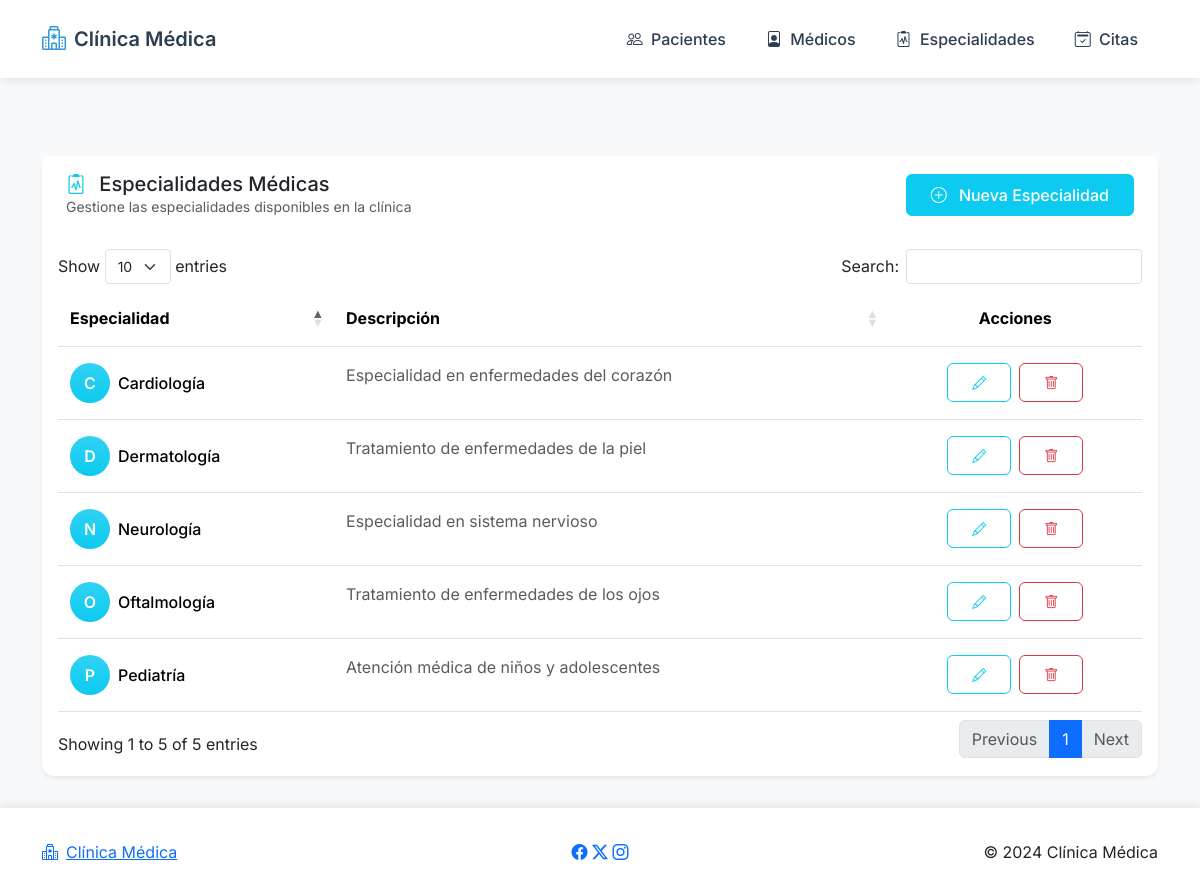
/index.php?controller=especialidad&action=index, run on the app's committed database.
### tables this page shows
CREATE TABLE especialidades (
    id_especialidad INT AUTO_INCREMENT NOT NULL,
    nombre_especialidad VARCHAR(50) NOT NULL,
    descripcion VARCHAR(200),
    estado TINYINT(1) DEFAULT 1,
    fecha_registro TIMESTAMP DEFAULT CURRENT_TIMESTAMP,
    PRIMARY KEY (id_especialidad)
);

### Controladores/EspecialidadController.php (called while the page is built, shortened)
<?php
require_once 'Modelos/Especialidad.php';
class EspecialidadController {
    private $especialidadModel;
    public function __construct() {
        $this->especialidadModel = new Especialidad();
    }
    public function index() {
        $especialidades = $this->especialidadModel->leer();
        require_once 'Vistas/especialidades/listar.php';
    }
}

### Modelos/Especialidad.php (called while the page is built, shortened)
<?php
require_once 'config/database.php';
class Especialidad {
    private $conn;
    private $table_name = "especialidades";
    public function __construct() {
        $database = new Database();
        $this->conn = $database->getConnection();
    }
    public function leer() {
        $query = "SELECT * FROM " . $this->table_name . "
                WHERE estado = 1
                ORDER BY nombre_especialidad";
        $stmt = $this->conn->prepare($query);
        $stmt->execute();
        return $stmt;
    }
}

### config/Database.php (called while the page is built, shortened)
<?php
class Database {
    private $host = 'localhost';
    private $db_name = 'l2_clinicaab123456';
    private $username = 'root';
    private $password = '';
    public function getConnection() {
        $this->conn = null;
        try {
            $this->conn = new PDO(
                "mysql:host=" . $this->host . ";dbname=" . $this->db_name,
                $this->username,
                $this->password
            );
            $this->conn->setAttribute(PDO::ATTR_ERRMODE, PDO::ERRMODE_EXCEPTION);
            $this->conn->exec("set names utf8");
        } catch(PDOException $e) {
            echo "Error de conexión: " . $e->getMessage();
        }
        return $this->conn;
    }
}

### Vistas/especialidades/listar.php (the view, shortened to what this page needs)
<?php require_once 'Vistas/templates/header.php'; ?>
<div class="container mt-5">
    <div class="row">
        <div class="col-12">
            <div class="card border-0 shadow-sm">
                <div class="card-header bg-white py-3">
                    <div class="d-flex justify-content-between align-items-center">
                        <div>
                            <h5 class="mb-0">
                                <i class="bi bi-clipboard2-pulse me-2 text-info"></i>
                                Especialidades Médicas
                            </h5>
                            <p class="text-muted small mb-0">Gestione las especialidades disponibles en la clínica</p>
                        </div>
                        <a href="index.php?controller=especialidad&action=crear"
                           class="btn btn-info text-white">
                            <i class="bi bi-plus-circle me-2"></i>
                            Nueva Especialidad
                        </a>
                    </div>
                </div>
                <div class="card-body">
                    <div class="table-responsive">
                        <table id="tablaEspecialidades" class="table table-hover">
                            <thead>
                                <tr>
                                    <th>Especialidad</th>
                                    <th>Descripción</th>
                                    <th class="text-center">Acciones</th>
                                </tr>
                            </thead>
                            <tbody>
                                <?php while ($row = $especialidades->fetch(PDO::FETCH_ASSOC)): ?>
                                    <tr>
                                        <td>
                                            <div class="d-flex align-items-center">
                                                <div class="avatar-circle bg-info bg-gradient text-white me-2">
                                                    <?php echo strtoupper(substr($row['nombre_especialidad'], 0, 1)); ?>
                                                </div>
                                                <span class="fw-medium"><?php echo htmlspecialchars($row['nombre_especialidad']); ?></span>
                                            </div>
                                        </td>
                                        <td>
                                            <p class="text-muted mb-0">
                                                <?php echo htmlspecialchars($row['descripcion'] ?: 'Sin descripción'); ?>
                                            </p>
                                        </td>
                                        <td>
                                            <div class="d-flex justify-content-center gap-2">
                                                <a href="index.php?controller=especialidad&action=editar&id=<?php echo $row['id_especialidad']; ?>"
                                                   class="btn btn-sm btn-outline-info"
                                                   data-bs-toggle="tooltip"
                                                   title="Editar especialidad">
                                                    <i class="bi bi-pencil"></i>
                                                </a>
                                                <button type="button"
                                                        class="btn btn-sm btn-outline-danger"
                                                        data-bs-toggle="modal"
                                                        data-bs-target="#deleteModal<?php echo $row['id_especialidad']; ?>"
                                                        title="Eliminar especialidad">
                                                    <i class="bi bi-trash"></i>
                                                </button>
                                            </div>
                                        </td>
                                    </tr>
                                <?php endwhile; ?>
                            </tbody>
                        </table>
                    </div>
                </div>
            </div>
        </div>
    </div>
</div>
<?php require_once 'Vistas/templates/footer.php'; ?>

### public/css/UM18002_L2_ClaveX.css (style rules this page uses)
:root { --primary-color: #3498db; --success-color: #2ecc71; --info-color: #17a2b8; --warning-color: #f1c40f; --danger-color: #e74c3c; --border-radius: 6px; --transition: all 0.3s ease; }
body { font-family: "Inter", sans-serif; background-color: #f8f9fa; padding-top: 76px; }
.card { border: none; border-radius: 12px; box-shadow: 0 0.125rem 0.25rem rgba(0, 0, 0, 0.075); }
.card-header { background-color: white; border-bottom: none; padding: 1.5rem; }
.btn { padding: 0.5rem 1.5rem; font-weight: 500; border-radius: var(--border-radius); transition: var(--transition); }
.avatar-circle { width: 40px; height: 40px; border-radius: 50%; display: flex; align-items: center; justify-content: center; font-weight: 600; }
.table > :not(caption) > * > * { padding: 1rem 0.75rem; }

### data on the page
especialidades: nombre_especialidad "C", nombre_especialidad "Cardiología", descripcion "Especialidad en enfermedades del corazón"
especialidades: nombre_especialidad "D", nombre_especialidad "Dermatología", descripcion "Tratamiento de enfermedades de la piel"
especialidades: nombre_especialidad "N", nombre_especialidad "Neurología", descripcion "Especialidad en sistema nervioso"
especialidades: nombre_especialidad "O", nombre_especialidad "Oftalmología", descripcion "Tratamiento de enfermedades de los ojos"
especialidades: nombre_especialidad "P", nombre_especialidad "Pediatría", descripcion "Atención médica de niños y adolescentes"
